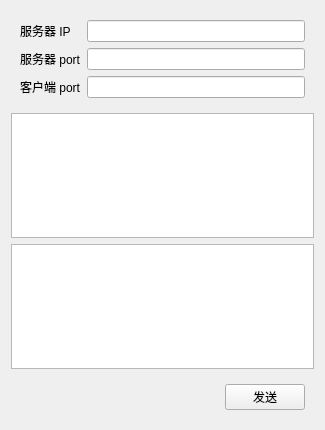
<?xml version="1.0" encoding="UTF-8"?>
<ui version="4.0">
 <class>Client</class>
 <widget class="QWidget" name="Client">
  <property name="geometry">
   <rect>
    <x>0</x>
    <y>0</y>
    <width>325</width>
    <height>430</height>
   </rect>
  </property>
  <property name="windowTitle">
   <string>Form</string>
  </property>
  <layout class="QVBoxLayout" name="verticalLayout">
   <item>
    <widget class="QWidget" name="widget" native="true">
     <layout class="QGridLayout" name="gridLayout">
      <item row="0" column="0">
       <widget class="QLabel" name="label">
        <property name="text">
         <string>服务器 IP</string>
        </property>
       </widget>
      </item>
      <item row="0" column="1">
       <widget class="QLineEdit" name="sIp"/>
      </item>
      <item row="1" column="0">
       <widget class="QLabel" name="label_2">
        <property name="text">
         <string>服务器 port</string>
        </property>
       </widget>
      </item>
      <item row="1" column="1">
       <widget class="QLineEdit" name="sPort"/>
      </item>
      <item row="2" column="0">
       <widget class="QLabel" name="label_3">
        <property name="text">
         <string>客户端 port</string>
        </property>
       </widget>
      </item>
      <item row="2" column="1">
       <widget class="QLineEdit" name="cPort"/>
      </item>
     </layout>
    </widget>
   </item>
   <item>
    <widget class="QTextEdit" name="record"/>
   </item>
   <item>
    <widget class="QTextEdit" name="msg"/>
   </item>
   <item>
    <widget class="QWidget" name="widget_2" native="true">
     <layout class="QHBoxLayout" name="horizontalLayout">
      <item>
       <spacer name="horizontalSpacer">
        <property name="orientation">
         <enum>Qt::Horizontal</enum>
        </property>
        <property name="sizeHint" stdset="0">
         <size>
          <width>186</width>
          <height>20</height>
         </size>
        </property>
       </spacer>
      </item>
      <item>
       <widget class="QPushButton" name="send">
        <property name="text">
         <string>发送</string>
        </property>
       </widget>
      </item>
     </layout>
    </widget>
   </item>
  </layout>
 </widget>
 <resources/>
 <connections/>
</ui>
